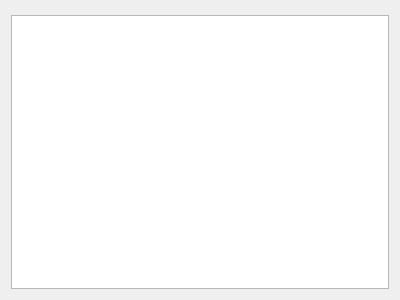
<?xml version="1.0" encoding="UTF-8"?>
<ui version="4.0">
 <class>ComTableWid</class>
 <widget class="QWidget" name="ComTableWid">
  <property name="geometry">
   <rect>
    <x>0</x>
    <y>0</y>
    <width>400</width>
    <height>300</height>
   </rect>
  </property>
  <property name="windowTitle">
   <string>Form</string>
  </property>
  <layout class="QGridLayout" name="gridLayout">
   <property name="topMargin">
    <number>15</number>
   </property>
   <item row="0" column="0">
    <widget class="QTableWidget" name="tableWidget">
     <property name="font">
      <font>
       <family>微软雅黑</family>
       <pointsize>12</pointsize>
      </font>
     </property>
     <property name="styleSheet">
      <string notr="true">color:rgb(0,0,0)</string>
     </property>
    </widget>
   </item>
  </layout>
 </widget>
 <resources/>
 <connections/>
</ui>
